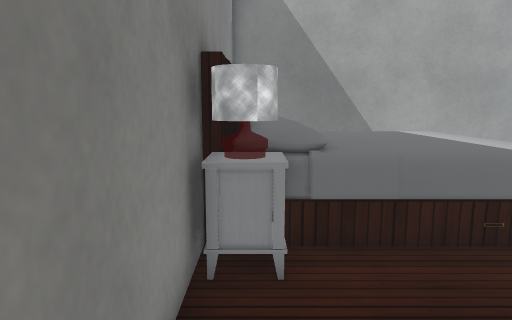
View 1 (above)

14 first-person views from a walk through a scene from a Unity 3-D project. The camera is 1.3 m above the floor, tilts 8° down and sees 70° across. The floor is counted in squares, 0.5 m on a side. Each view is taken from the middle of a square. On the plan, view 1 faces up. The plan holds only what a view shows up to about 20 squares ahead; the rest is blank. Some surface patterns are stand-ins.

View 2
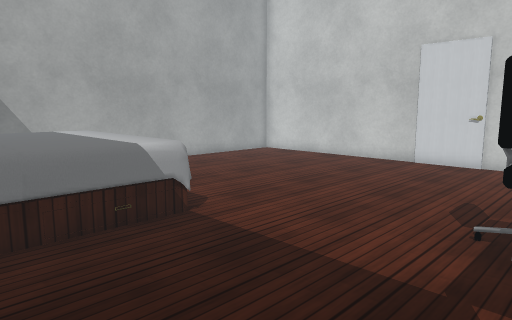

View 3
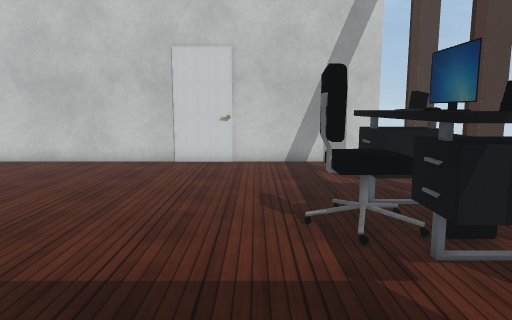

View 4
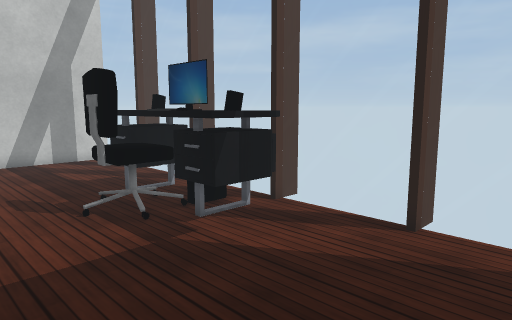

View 5
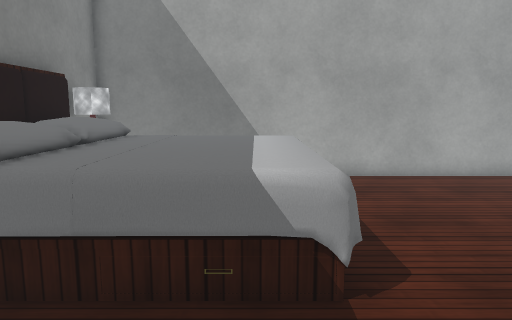

View 6
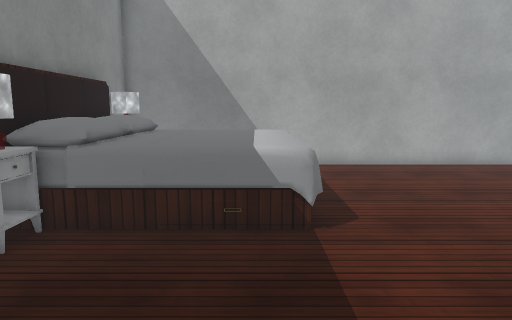

View 7
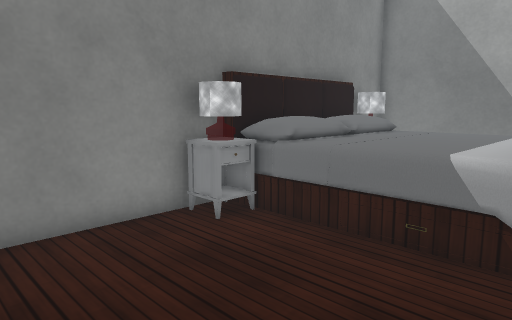

View 8
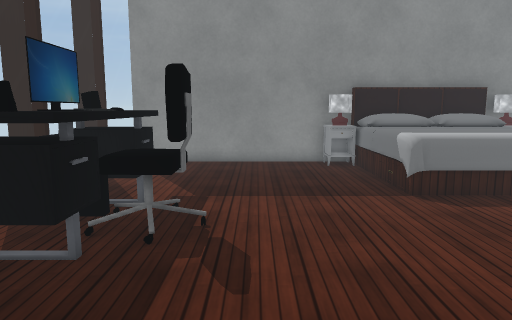

View 9
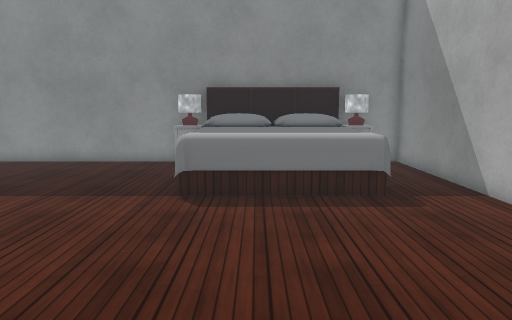

View 10
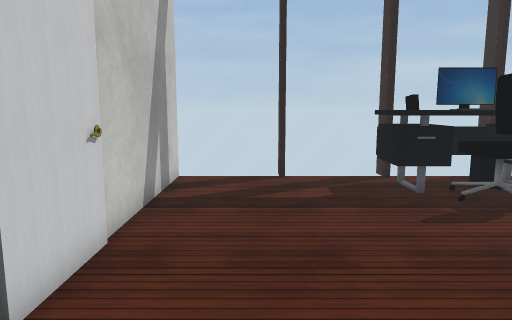

View 11
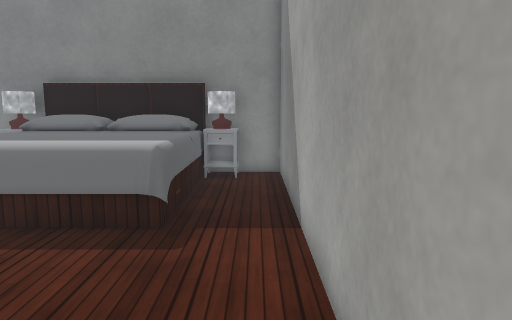

View 12
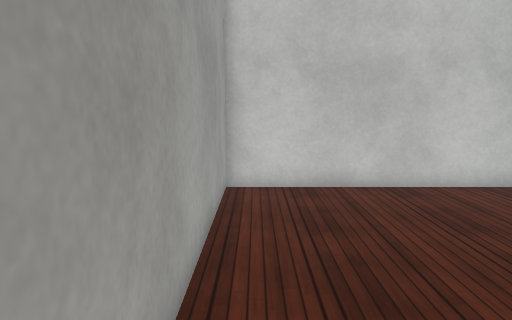

View 13
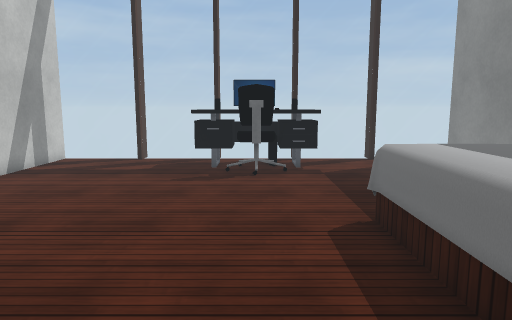

View 14
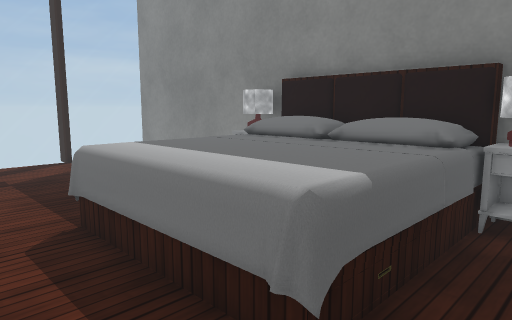

### Floor plan
Key: @ floor where view 1 was taken; # wall or solid block; . floor; = window, fence, low wall or low ledge; B bed; M monitor; O other object.
Columns run from 1 left of view 1 to 19 right of it. Each row starts with its distance up from view 1.
 16 #####################
 15 #...................#
 14 #O..................#
 13 #BBBBBBB............#
 12 BBBBBBBB............#
 11 BBBBBBBB............#
 10 BBBBBBBB............#
  9 BBBBBBBB............#
  8 BBBBBBBB............#
  7 #BBBBBBB............#
  6 #O..................#
  5 #O..................#
  4 #...................#
  3 #...................#
  2 #...................#
  1 #.........O.........#
  0 #@.......OOO........#
 -1 #......OOOOOOO......#
 -2 #......OOOMOOO......#
 -3 #......OOOOOOO......#
 -4 #===#==##   =========
 -5 =========   =========

Positions as (right, up) in squares from view 1, and headings:
1: (0, 0), facing up
2: (1, -1), facing up-right
3: (1, 2), facing right
4: (0, 4), facing down-right
5: (5, 2), facing up
6: (5, -1), facing up
7: (7, 0), facing up-left
8: (17, 2), facing left
9: (17, 9), facing left
10: (16, 10), facing down
11: (14, 15), facing left
12: (7, 15), facing right
13: (9, 15), facing down
14: (9, 15), facing down-left
